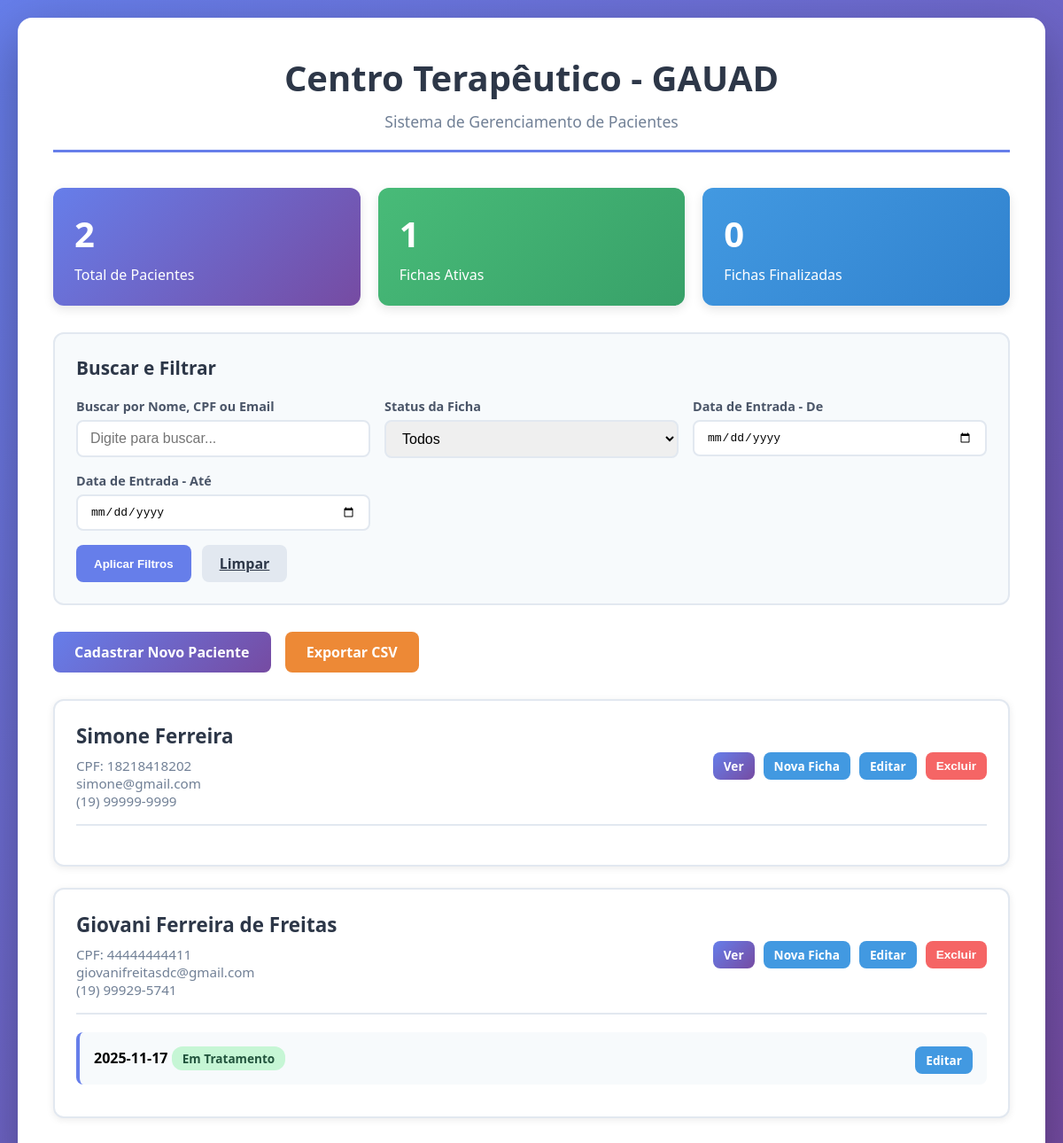
Before: / with the older database file.
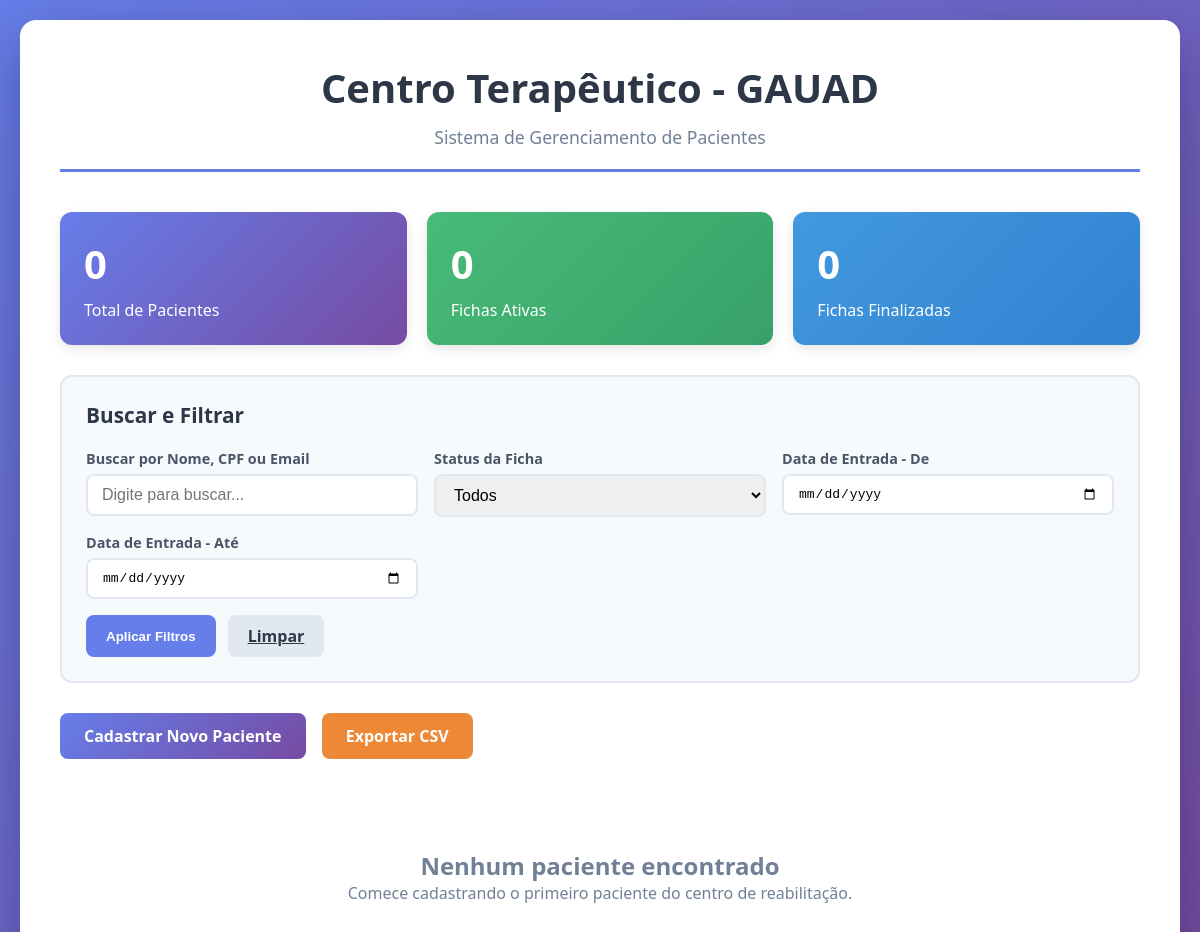
After: the same page with the newer database file.
### tables this page shows
CREATE TABLE clientes (
            id INTEGER PRIMARY KEY AUTOINCREMENT,
            nome TEXT NOT NULL,
            cpf TEXT NOT NULL UNIQUE,
            email TEXT NOT NULL,
            telefone TEXT NOT NULL
        );

CREATE TABLE fichas (
            id INTEGER PRIMARY KEY AUTOINCREMENT,
            cliente_id INTEGER NOT NULL,
            data_entrada TEXT NOT NULL,
            data_saida TEXT,
            observacoes TEXT,
            created_at TEXT DEFAULT CURRENT_TIMESTAMP,
            FOREIGN KEY (cliente_id) REFERENCES clientes(id) ON DELETE CASCADE
        );

### app.py (the view)
@app.route('/')
def index():
    try:
        conn = get_db()
        cursor = conn.cursor()
        busca = request.args.get('busca', '')
        status = request.args.get('status', '')
        data_inicio = request.args.get('data_inicio', '')
        data_fim = request.args.get('data_fim', '')
        cursor.execute('''
            DELETE FROM fichas
            WHERE cliente_id NOT IN (SELECT id FROM clientes)
        ''')
        conn.commit()
        query = '''
            SELECT c.id, c.nome, c.cpf, c.email, c.telefone,
                   f.id as ficha_id, f.data_entrada, f.data_saida, f.created_at
            FROM clientes c
            LEFT JOIN fichas f ON c.id = f.cliente_id
            WHERE 1=1
        '''
        params = []
        if busca:
            query += ' AND (c.nome LIKE ? OR c.cpf LIKE ? OR c.email LIKE ?)'
            busca_param = f'%{busca}%'
            params.extend([busca_param, busca_param, busca_param])
        if status == 'ativo':
            query += ' AND f.data_saida IS NULL AND f.id IS NOT NULL'
        elif status == 'finalizado':
            query += ' AND f.data_saida IS NOT NULL'
        if data_inicio:
            query += ' AND f.data_entrada >= ?'
            params.append(data_inicio)
        if data_fim:
            query += ' AND f.data_entrada <= ?'
            params.append(data_fim)
        query += ' ORDER BY c.id DESC, f.created_at DESC'
        cursor.execute(query, params)
        resultados = cursor.fetchall()
        clientes_dict = {}
        for row in resultados:
            cliente_id = row[0]
            if cliente_id not in clientes_dict:
                clientes_dict[cliente_id] = {
                    'id': row[0],
                    'nome': row[1],
                    'cpf': row[2],
                    'email': row[3],
                    'telefone': row[4],
                    'fichas': []
                }
            if row[5]:
                clientes_dict[cliente_id]['fichas'].append({
                    'id': row[5],
                    'data_entrada': row[6],
                    'data_saida': row[7],
                    'created_at': row[8]
                })
        clientes = list(clientes_dict.values())
        cursor.execute('SELECT COUNT(*) FROM clientes')
        total = cursor.fetchone()[0]
        cursor.execute('''
            SELECT COUNT(*) FROM fichas
            WHERE data_saida IS NULL
            AND cliente_id IN (SELECT id FROM clientes)
        ''')
        ativos = cursor.fetchone()[0]
        cursor.execute('''
            SELECT COUNT(*) FROM fichas
            WHERE data_saida IS NOT NULL
            AND cliente_id IN (SELECT id FROM clientes)
        ''')
        finalizados = cursor.fetchone()[0]
        return render_template('index.html',
                             clientes=clientes,
                             total=total,
                             ativos=ativos,
                             finalizados=finalizados,
                             busca=busca,
                             status=status,
                             data_inicio=data_inicio,
                             data_fim=data_fim)
    except Exception as e:
        flash(f'Erro ao carregar página: {str(e)}', 'error')
        return render_template('index.html', clientes=[], total=0, ativos=0, finalizados=0)

### app.py (called while the page is built, shortened)
def get_db():
    return _thread_local.db

### templates/index.html (shortened to what this page needs)
<!DOCTYPE html>
<html lang="pt-BR">
<head>
</head>
<body>
    <div class="container">
        <header>
            <h1>Centro Terapêutico - GAUAD</h1>
            <p class="subtitle">Sistema de Gerenciamento de Pacientes</p>
        </header>
        <div class="stats-container">
            <div class="stat-card">
                <div class="stat-number">{{ total }}</div>
                <div>Total de Pacientes</div>
            </div>
            <div class="stat-card" style="background: linear-gradient(135deg, #48bb78 0%, #38a169 100%);">
                <div class="stat-number">{{ ativos }}</div>
                <div>Fichas Ativas</div>
            </div>
            <div class="stat-card" style="background: linear-gradient(135deg, #4299e1 0%, #3182ce 100%);">
                <div class="stat-number">{{ finalizados }}</div>
                <div>Fichas Finalizadas</div>
            </div>
        </div>
        <div class="search-filters">
            <h2>Buscar e Filtrar</h2>
            <form method="GET" action="/">
                <div class="filter-grid">
                    <div class="filter-group">
                        <label for="busca">Buscar por Nome, CPF ou Email</label>
                        <input type="text" id="busca" name="busca" placeholder="Digite para buscar..." value="{{ busca }}">
                    </div>
                    <div class="filter-group">
                        <label for="status">Status da Ficha</label>
                        <select id="status" name="status">
                            <option value="">Todos</option>
                        </select>
                    </div>
                    <div class="filter-group">
                        <label for="data_inicio">Data de Entrada - De</label>
                        <input type="date" id="data_inicio" name="data_inicio" value="{{ data_inicio }}">
                    </div>
                    <div class="filter-group">
                        <label for="data_fim">Data de Entrada - Até</label>
                        <input type="date" id="data_fim" name="data_fim" value="{{ data_fim }}">
                    </div>
                </div>
                <div class="filter-actions">
                    <button type="submit" class="btn-filter">Aplicar Filtros</button>
                    <a href="/" class="btn-clear">Limpar</a>
                </div>
            </form>
        </div>
        <div style="margin-bottom: 30px;">
            <a href="/cadastrar" class="btn btn-primary">Cadastrar Novo Paciente</a>
            <a href="/exportar-csv" class="btn" style="background: #ed8936; color: white; margin-left: 12px;">Exportar CSV</a>
        </div>
        {% if clientes %}
            {% for cliente in clientes %}
            <div class="cliente-card">
                <div class="cliente-header">
                    <div class="cliente-info">
                        <h3>{{ cliente.nome }}</h3>
                        <div class="cliente-details">
                            <span>CPF: {{ cliente.cpf }}</span>
                            <span>{{ cliente.email }}</span>
                            <span>{{ cliente.telefone }}</span>
                        </div>
                    </div>
                    <div class="cliente-actions">
                        <a href="/cliente/{{ cliente.id }}" class="btn btn-primary btn-small">Ver</a>
                        <a href="/nova-ficha/{{ cliente.id }}" class="btn btn-edit btn-small">Nova Ficha</a>
                        <a href="/editar/{{ cliente.id }}" class="btn btn-edit btn-small">Editar</a>
                        <button class="btn btn-delete btn-small" onclick="showDeleteModal('/deletar/{{ cliente.id }}')">Excluir</button>
                    </div>
                </div>
                {% if cliente.fichas %}
                    {% for ficha in cliente.fichas[:3] %}
                    <div class="ficha-item">
                        <strong>{{ ficha.data_entrada }}</strong>
                        {% if ficha.data_saida %}
                            | Saída: {{ ficha.data_saida }}
                            <span class="status-finalizado">Finalizado</span>
                        {% else %}
                            <span class="status-ativo">Em Tratamento</span>
                        {% endif %}
                        <a href="/editar-ficha/{{ ficha.id }}" class="btn btn-edit btn-small" style="float: right;">Editar</a>
                    </div>
                    {% endfor %}
                {% endif %}
            </div>
            {% endfor %}
        {% else %}
        <div class="empty-state">
            <h2>Nenhum paciente encontrado</h2>
            <p>{% if busca or status or data_inicio or data_fim %}Tente ajustar os filtros ou{% else %}Comece{% endif %} cadastrando o primeiro paciente do centro de reabilitação.</p>
        </div>
        {% endif %}
    </div>
</body>
</html>

### templates/index.html (style rules this page uses)
* { margin: 0; padding: 0; box-sizing: border-box; }
body { font-family: 'Segoe UI', Tahoma, Geneva, Verdana, sans-serif; background: linear-gradient(135deg, #667eea 0%, #764ba2 100%); min-height: 100vh; padding: 20px; }
.container { max-width: 1400px; margin: 0 auto; background: white; border-radius: 16px; padding: 40px; box-shadow: 0 20px 60px rgba(0,0,0,0.3); }
header { text-align: center; margin-bottom: 40px; padding-bottom: 20px; border-bottom: 3px solid #667eea; }
h1 { color: #2d3748; font-size: 2.5em; margin-bottom: 10px; }
.subtitle { color: #718096; font-size: 1.1em; }
.btn { display: inline-block; padding: 12px 24px; border-radius: 8px; text-decoration: none; font-weight: 600; transition: all 0.3s; border: none; cursor: pointer; font-size: 1em; }
.btn-primary { background: linear-gradient(135deg, #667eea 0%, #764ba2 100%); color: white; }
.stats-container { display: flex; gap: 20px; margin-bottom: 30px; flex-wrap: wrap; }
.stat-card { flex: 1; min-width: 200px; background: linear-gradient(135deg, #667eea 0%, #764ba2 100%); color: white; padding: 24px; border-radius: 12px; box-shadow: 0 4px 12px rgba(0,0,0,0.1); }
.stat-number { font-size: 2.5em; font-weight: bold; margin-bottom: 8px; }
.empty-state { text-align: center; padding: 60px 20px; color: #718096; }
.search-filters { background: #f7fafc; border: 2px solid #e2e8f0; border-radius: 12px; padding: 24px; margin-bottom: 30px; }
.search-filters h2 { color: #2d3748; font-size: 1.3em; margin-bottom: 20px; }
.filter-grid { display: grid; grid-template-columns: repeat(auto-fit, minmax(250px, 1fr)); gap: 16px; margin-bottom: 16px; }
.filter-group { display: flex; flex-direction: column; }
.filter-group label { color: #4a5568; font-weight: 600; margin-bottom: 6px; font-size: 0.9em; }
.filter-group input, .filter-group select { padding: 10px 14px; border: 2px solid #e2e8f0; border-radius: 8px; font-size: 1em; transition: border-color 0.3s; }
.filter-actions { display: flex; gap: 12px; flex-wrap: wrap; }
.btn-filter { background: #667eea; color: white; padding: 10px 20px; border: none; border-radius: 8px; cursor: pointer; font-weight: 600; transition: all 0.3s; }
.btn-clear { background: #e2e8f0; color: #2d3748; padding: 10px 20px; border: none; border-radius: 8px; cursor: pointer; font-weight: 600; transition: all 0.3s; }

Changed rows visible on the page:
removed clientes: nome "Simone Ferreira", cpf "18218418202", email "simone@gmail.com", telefone "(19) 99999-9999"
removed fichas: nome "Giovani Ferreira de Freitas", cpf "44444444411", email "giovanifreitasdc@gmail.com", telefone "(19) 99929-5741", data_entrada "2025-11-17"
Other visible differences:
{{ total }}: "2" → "0"
{{ ativos }}: "1" → "0"
text now shown: "Nenhum paciente encontrado Comece cadastrando o primeiro paciente do centro de reabilitação."
